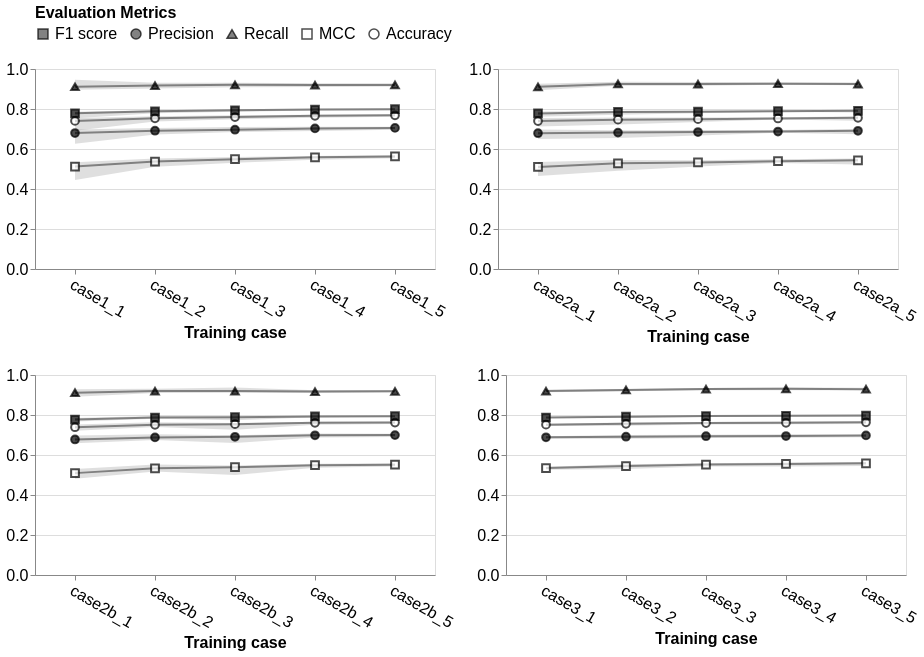

This figure's notebook cell:
### Code cell
draw_overall_performance_metrics(holdout_pred_df, fontsize=16)

### Figure 1 — Vega-Lite specification as saved in the notebook (floating-point values rounded to 4 significant figures)
{"config": {"view": {"continuousWidth": 300, "continuousHeight": 300}, "axis": {"labelFontSize": 16, "titleFontSize": 16}, "header": {"labelFontSize": 16}, "legend": {"labelFontSize": 16, "orient": "top", "titleFontSize": 16}}, "vconcat": [{"hconcat": [{"layer": [{"mark": {"type": "area", "color": "gray", "opacity": 0.25}, "encoding": {"detail": {"field": "metric", "type": "nominal"}, "x": {"axis": {"labelAngle": 30, "title": "Training case"}, "field": "train_case", "type": "nominal"}, "y": {"axis": {"title": null}, "field": "lower", "type": "quantitative"}, "y2": {"field": "upper"}}}, {"mark": {"type": "line", "color": "gray"}, "encoding": {"detail": {"field": "metric", "type": "nominal"}, "x": {"axis": {"labelAngle": 30, "title": "Training case"}, "field": "train_case", "type": "nominal"}, "y": {"axis": {"title": null}, "field": "score", "type": "quantitative"}}}, {"mark": {"type": "point", "color": "black", "size": 60}, "encoding": {"fill": {"field": "metric", "legend": {"labelExpr": "datum.label == 'f1' ? 'F1 score' : datum.label == 'precision' ? 'Precision' : datum.label == 'recall' ? 'Recall' : datum.label == 'mcc' ? 'MCC' : datum.label == 'accuracy' ? 'Accuracy' : datum.label"}, "scale": {"domain": ["f1", "precision", "recall", "mcc", "accuracy"], "range": ["black", "black", "black", "white", "white"]}, "type": "nominal"}, "shape": {"field": "metric", "scale": {"domain": ["f1", "precision", "recall", "mcc", "accuracy"], "range": ["square", "circle", "triangle-up", "square", "circle"]}, "title": "Evaluation Metrics", "type": "nominal"}, "x": {"axis": {"labelAngle": 30, "title": "Training case"}, "field": "train_case", "type": "nominal"}, "y": {"axis": {"title": null}, "field": "score", "type": "quantitative"}}}], "data": {"name": "data-d964221915a7173a8e989c8658642e77"}, "height": 200, "width": 400}, {"layer": [{"mark": {"type": "area", "color": "gray", "opacity": 0.25}, "encoding": {"detail": {"field": "metric", "type": "nominal"}, "x": {"axis": {"labelAngle": 30, "title": "Training case"}, "field": "train_case", "type": "nominal"}, "y": {"axis": {"title": null}, "field": "lower", "type": "quantitative"}, "y2": {"field": "upper"}}}, {"mark": {"type": "line", "color": "gray"}, "encoding": {"detail": {"field": "metric", "type": "nominal"}, "x": {"axis": {"labelAngle": 30, "title": "Training case"}, "field": "train_case", "type": "nominal"}, "y": {"axis": {"title": null}, "field": "score", "type": "quantitative"}}}, {"mark": {"type": "point", "color": "black", "size": 60}, "encoding": {"fill": {"field": "metric", "legend": {"labelExpr": "datum.label == 'f1' ? 'F1 score' : datum.label == 'precision' ? 'Precision' : datum.label == 'recall' ? 'Recall' : datum.label == 'mcc' ? 'MCC' : datum.label == 'accuracy' ? 'Accuracy' : datum.label"}, "scale": {"domain": ["f1", "precision", "recall", "mcc", "accuracy"], "range": ["black", "black", "black", "white", "white"]}, "type": "nominal"}, "shape": {"field": "metric", "scale": {"domain": ["f1", "precision", "recall", "mcc", "accuracy"], "range": ["square", "circle", "triangle-up", "square", "circle"]}, "title": "Evaluation Metrics", "type": "nominal"}, "x": {"axis": {"labelAngle": 30, "title": "Training case"}, "field": "train_case", "type": "nominal"}, "y": {"axis": {"title": null}, "field": "score", "type": "quantitative"}}}], "data": {"name": "data-4f9904da0da459b2b69192514a2b18e8"}, "height": 200, "width": 400}]}, {"hconcat": [{"layer": [{"mark": {"type": "area", "color": "gray", "opacity": 0.25}, "encoding": {"detail": {"field": "metric", "type": "nominal"}, "x": {"axis": {"labelAngle": 30, "title": "Training case"}, "field": "train_case", "type": "nominal"}, "y": {"axis": {"title": null}, "field": "lower", "type": "quantitative"}, "y2": {"field": "upper"}}}, {"mark": {"type": "line", "color": "gray"}, "encoding": {"detail": {"field": "metric", "type": "nominal"}, "x": {"axis": {"labelAngle": 30, "title": "Training case"}, "field": "train_case", "type": "nominal"}, "y": {"axis": {"title": null}, "field": "score", "type": "quantitative"}}}, {"mark": {"type": "point", "color": "black", "size": 60}, "encoding": {"fill": {"field": "metric", "legend": {"labelExpr": "datum.label == 'f1' ? 'F1 score' : datum.label == 'precision' ? 'Precision' : datum.label == 'recall' ? 'Recall' : datum.label == 'mcc' ? 'MCC' : datum.label == 'accuracy' ? 'Accuracy' : datum.label"}, "scale": {"domain": ["f1", "precision", "recall", "mcc", "accuracy"], "range": ["black", "black", "black", "white", "white"]}, "type": "nominal"}, "shape": {"field": "metric", "scale": {"domain": ["f1", "precision", "recall", "mcc", "accuracy"], "range": ["square", "circle", "triangle-up", "square", "circle"]}, "title": "Evaluation Metrics", "type": "nominal"}, "x": {"axis": {"labelAngle": 30, "title": "Training case"}, "field": "train_case", "type": "nominal"}, "y": {"axis": {"title": null}, "field": "score", "type": "quantitative"}}}], "data": {"name": "data-28a4f5fbe1576f361a2a4c3814c523bc"}, "height": 200, "width": 400}, {"layer": [{"mark": {"type": "area", "color": "gray", "opacity": 0.25}, "encoding": {"detail": {"field": "metric", "type": "nominal"}, "x": {"axis": {"labelAngle": 30, "title": "Training case"}, "field": "train_case", "type": "nominal"}, "y": {"axis": {"title": null}, "field": "lower", "type": "quantitative"}, "y2": {"field": "upper"}}}, {"mark": {"type": "line", "color": "gray"}, "encoding": {"detail": {"field": "metric", "type": "nominal"}, "x": {"axis": {"labelAngle": 30, "title": "Training case"}, "field": "train_case", "type": "nominal"}, "y": {"axis": {"title": null}, "field": "score", "type": "quantitative"}}}, {"mark": {"type": "point", "color": "black", "size": 60}, "encoding": {"fill": {"field": "metric", "legend": {"labelExpr": "datum.label == 'f1' ? 'F1 score' : datum.label == 'precision' ? 'Precision' : datum.label == 'recall' ? 'Recall' : datum.label == 'mcc' ? 'MCC' : datum.label == 'accuracy' ? 'Accuracy' : datum.label"}, "scale": {"domain": ["f1", "precision", "recall", "mcc", "accuracy"], "range": ["black", "black", "black", "white", "white"]}, "type": "nominal"}, "shape": {"field": "metric", "scale": {"domain": ["f1", "precision", "recall", "mcc", "accuracy"], "range": ["square", "circle", "triangle-up", "square", "circle"]}, "title": "Evaluation Metrics", "type": "nominal"}, "x": {"axis": {"labelAngle": 30, "title": "Training case"}, "field": "train_case", "type": "nominal"}, "y": {"axis": {"title": null}, "field": "score", "type": "quantitative"}}}], "data": {"name": "data-db95d15ad9f20c1c0eec78ebb9b6e55e"}, "height": 200, "width": 400}]}], "resolve": {"legend": {"color": "shared"}}, "$schema": "https://vega.github.io/schema/vega-lite/v5.20.1.json", "datasets": {"data-d964221915a7173a8e989c8658642e77": [{"train_group": "case1", "train_case": "case1_1", "metric": "accuracy", "lower": 0.6913, "upper": 0.7553, "score": 0.7405}, {"train_group": "case1", "train_case": "case1_1", "metric": "f1", "lower": 0.7541, "upper": 0.7867, "score": 0.7785}, {"train_group": "case1", "train_case": "case1_1", "metric": "mcc", "lower": 0.4449, "upper": 0.534, "score": 0.5122}, {"train_group": "case1", "train_case": "case1_1", "metric": "precision", "lower": 0.6267, "upper": 0.698, "score": 0.6799}, {"train_group": "case1", "train_case": "case1_1", "metric": "recall", "lower": 0.8967, "upper": 0.9464, "score": 0.9112}, {"train_group": "case1", "train_case": "case1_2", "metric": "accuracy", "lower": 0.7371, "upper": 0.7643, "score": 0.7537}, {"train_group": "case1", "train_case": "case1_2", "metric": "f1", "lower": 0.7787, "upper": 0.7943, "score": 0.7883}, {"train_group": "case1", "train_case": "case1_2", "metric": "mcc", "lower": 0.5117, "upper": 0.5526, "score": 0.5369}, {"train_group": "case1", "train_case": "case1_2", "metric": "precision", "lower": 0.6724, "upper": 0.7047, "score": 0.6914}, {"train_group": "case1", "train_case": "case1_2", "metric": "recall", "lower": 0.9024, "upper": 0.9311, "score": 0.917}, {"train_group": "case1", "train_case": "case1_3", "metric": "accuracy", "lower": 0.7487, "upper": 0.7687, "score": 0.7598}, {"train_group": "case1", "train_case": "case1_3", "metric": "f1", "lower": 0.786, "upper": 0.7975, "score": 0.7931}, {"train_group": "case1", "train_case": "case1_3", "metric": "mcc", "lower": 0.5308, "upper": 0.5598, "score": 0.5489}, {"train_group": "case1", "train_case": "case1_3", "metric": "precision", "lower": 0.6844, "upper": 0.7098, "score": 0.6965}, {"train_group": "case1", "train_case": "case1_3", "metric": "recall", "lower": 0.909, "upper": 0.9319, "score": 0.921}, {"train_group": "case1", "train_case": "case1_4", "metric": "accuracy", "lower": 0.7561, "upper": 0.771, "score": 0.7657}, {"train_group": "case1", "train_case": "case1_4", "metric": "f1", "lower": 0.792, "upper": 0.7993, "score": 0.797}, {"train_group": "case1", "train_case": "case1_4", "metric": "mcc", "lower": 0.5456, "upper": 0.5646, "score": 0.5586}, {"train_group": "case1", "train_case": "case1_4", "metric": "precision", "lower": 0.6905, "upper": 0.7117, "score": 0.7031}, {"train_group": "case1", "train_case": "case1_4", "metric": "recall", "lower": 0.9104, "upper": 0.9284, "score": 0.9198}, {"train_group": "case1", "train_case": "case1_5", "metric": "accuracy", "lower": 0.7614, "upper": 0.7725, "score": 0.7681}, {"train_group": "case1", "train_case": "case1_5", "metric": "f1", "lower": 0.7951, "upper": 0.8014, "score": 0.7988}, {"train_group": "case1", "train_case": "case1_5", "metric": "mcc", "lower": 0.5536, "upper": 0.5695, "score": 0.5631}, {"train_group": "case1", "train_case": "case1_5", "metric": "precision", "lower": 0.6968, "upper": 0.7112, "score": 0.7055}, {"train_group": "case1", "train_case": "case1_5", "metric": "recall", "lower": 0.913, "upper": 0.9293, "score": 0.9206}], "data-4f9904da0da459b2b69192514a2b18e8": [{"train_group": "case2a", "train_case": "case2a_1", "metric": "accuracy", "lower": 0.712, "upper": 0.7555, "score": 0.7397}, {"train_group": "case2a", "train_case": "case2a_1", "metric": "f1", "lower": 0.7612, "upper": 0.787, "score": 0.7778}, {"train_group": "case2a", "train_case": "case2a_1", "metric": "mcc", "lower": 0.4654, "upper": 0.5349, "score": 0.5103}, {"train_group": "case2a", "train_case": "case2a_1", "metric": "precision", "lower": 0.6502, "upper": 0.6974, "score": 0.6788}, {"train_group": "case2a", "train_case": "case2a_1", "metric": "recall", "lower": 0.8938, "upper": 0.9265, "score": 0.9108}, {"train_group": "case2a", "train_case": "case2a_2", "metric": "accuracy", "lower": 0.722, "upper": 0.757, "score": 0.7467}, {"train_group": "case2a", "train_case": "case2a_2", "metric": "f1", "lower": 0.7711, "upper": 0.7918, "score": 0.7851}, {"train_group": "case2a", "train_case": "case2a_2", "metric": "mcc", "lower": 0.4914, "upper": 0.5454, "score": 0.5283}, {"train_group": "case2a", "train_case": "case2a_2", "metric": "precision", "lower": 0.6553, "upper": 0.6937, "score": 0.6819}, {"train_group": "case2a", "train_case": "case2a_2", "metric": "recall", "lower": 0.9157, "upper": 0.9364, "score": 0.9254}, {"train_group": "case2a", "train_case": "case2a_3", "metric": "accuracy", "lower": 0.7346, "upper": 0.7577, "score": 0.7493}, {"train_group": "case2a", "train_case": "case2a_3", "metric": "f1", "lower": 0.7788, "upper": 0.791, "score": 0.7867}, {"train_group": "case2a", "train_case": "case2a_3", "metric": "mcc", "lower": 0.512, "upper": 0.5437, "score": 0.5325}, {"train_group": "case2a", "train_case": "case2a_3", "metric": "precision", "lower": 0.6676, "upper": 0.6955, "score": 0.6848}, {"train_group": "case2a", "train_case": "case2a_3", "metric": "recall", "lower": 0.9167, "upper": 0.9346, "score": 0.9245}, {"train_group": "case2a", "train_case": "case2a_4", "metric": "accuracy", "lower": 0.7478, "upper": 0.7591, "score": 0.7526}, {"train_group": "case2a", "train_case": "case2a_4", "metric": "f1", "lower": 0.7859, "upper": 0.7931, "score": 0.7893}, {"train_group": "case2a", "train_case": "case2a_4", "metric": "mcc", "lower": 0.5305, "upper": 0.5488, "score": 0.539}, {"train_group": "case2a", "train_case": "case2a_4", "metric": "precision", "lower": 0.6807, "upper": 0.6949, "score": 0.6874}, {"train_group": "case2a", "train_case": "case2a_4", "metric": "recall", "lower": 0.9217, "upper": 0.9333, "score": 0.9267}, {"train_group": "case2a", "train_case": "case2a_5", "metric": "accuracy", "lower": 0.741, "upper": 0.7628, "score": 0.7556}, {"train_group": "case2a", "train_case": "case2a_5", "metric": "f1", "lower": 0.7827, "upper": 0.7949, "score": 0.791}, {"train_group": "case2a", "train_case": "case2a_5", "metric": "mcc", "lower": 0.5221, "upper": 0.5531, "score": 0.5433}, {"train_group": "case2a", "train_case": "case2a_5", "metric": "precision", "lower": 0.6742, "upper": 0.7004, "score": 0.6911}, {"train_group": "case2a", "train_case": "case2a_5", "metric": "recall", "lower": 0.9184, "upper": 0.9329, "score": 0.9247}], "data-28a4f5fbe1576f361a2a4c3814c523bc": [{"train_group": "case2b", "train_case": "case2b_1", "metric": "accuracy", "lower": 0.7213, "upper": 0.7525, "score": 0.7388}, {"train_group": "case2b", "train_case": "case2b_1", "metric": "f1", "lower": 0.7669, "upper": 0.7852, "score": 0.7774}, {"train_group": "case2b", "train_case": "case2b_1", "metric": "mcc", "lower": 0.481, "upper": 0.53, "score": 0.5094}, {"train_group": "case2b", "train_case": "case2b_1", "metric": "precision", "lower": 0.6586, "upper": 0.6973, "score": 0.6778}, {"train_group": "case2b", "train_case": "case2b_1", "metric": "recall", "lower": 0.8915, "upper": 0.929, "score": 0.9117}, {"train_group": "case2b", "train_case": "case2b_2", "metric": "accuracy", "lower": 0.7401, "upper": 0.7636, "score": 0.7512}, {"train_group": "case2b", "train_case": "case2b_2", "metric": "f1", "lower": 0.7812, "upper": 0.7945, "score": 0.7871}, {"train_group": "case2b", "train_case": "case2b_2", "metric": "mcc", "lower": 0.518, "upper": 0.5529, "score": 0.5337}, {"train_group": "case2b", "train_case": "case2b_2", "metric": "precision", "lower": 0.6746, "upper": 0.7032, "score": 0.6879}, {"train_group": "case2b", "train_case": "case2b_2", "metric": "recall", "lower": 0.9104, "upper": 0.9317, "score": 0.9198}, {"train_group": "case2b", "train_case": "case2b_3", "metric": "accuracy", "lower": 0.7265, "upper": 0.7603, "score": 0.7542}, {"train_group": "case2b", "train_case": "case2b_3", "metric": "f1", "lower": 0.7741, "upper": 0.7926, "score": 0.7891}, {"train_group": "case2b", "train_case": "case2b_3", "metric": "mcc", "lower": 0.4994, "upper": 0.5478, "score": 0.5389}, {"train_group": "case2b", "train_case": "case2b_3", "metric": "precision", "lower": 0.6594, "upper": 0.6985, "score": 0.6911}, {"train_group": "case2b", "train_case": "case2b_3", "metric": "recall", "lower": 0.9116, "upper": 0.937, "score": 0.9197}, {"train_group": "case2b", "train_case": "case2b_4", "metric": "accuracy", "lower": 0.7516, "upper": 0.7667, "score": 0.7607}, {"train_group": "case2b", "train_case": "case2b_4", "metric": "f1", "lower": 0.7882, "upper": 0.796, "score": 0.7931}, {"train_group": "case2b", "train_case": "case2b_4", "metric": "mcc", "lower": 0.5362, "upper": 0.5568, "score": 0.5491}, {"train_group": "case2b", "train_case": "case2b_4", "metric": "precision", "lower": 0.687, "upper": 0.7072, "score": 0.6985}, {"train_group": "case2b", "train_case": "case2b_4", "metric": "recall", "lower": 0.9102, "upper": 0.9243, "score": 0.9174}, {"train_group": "case2b", "train_case": "case2b_5", "metric": "accuracy", "lower": 0.7553, "upper": 0.767, "score": 0.762}, {"train_group": "case2b", "train_case": "case2b_5", "metric": "f1", "lower": 0.7909, "upper": 0.7968, "score": 0.7942}, {"train_group": "case2b", "train_case": "case2b_5", "metric": "mcc", "lower": 0.543, "upper": 0.5585, "score": 0.5517}, {"train_group": "case2b", "train_case": "case2b_5", "metric": "precision", "lower": 0.6905, "upper": 0.7066, "score": 0.6995}, {"train_group": "case2b", "train_case": "case2b_5", "metric": "recall", "lower": 0.9133, "upper": 0.9255, "score": 0.9185}], "data-db95d15ad9f20c1c0eec78ebb9b6e55e": [{"train_group": "case3", "train_case": "case3_1", "metric": "accuracy", "lower": 0.7456, "upper": 0.7559, "score": 0.7519}, {"train_group": "case3", "train_case": "case3_1", "metric": "f1", "lower": 0.7842, "upper": 0.79, "score": 0.7875}, {"train_group": "case3", "train_case": "case3_1", "metric": "mcc", "lower": 0.5261, "upper": 0.541, "score": 0.5347}, {"train_group": "case3", "train_case": "case3_1", "metric": "precision", "lower": 0.6808, "upper": 0.6934, "score": 0.6886}, {"train_group": "case3", "train_case": "case3_1", "metric": "recall", "lower": 0.9139, "upper": 0.9267, "score": 0.9196}, {"train_group": "case3", "train_case": "case3_2", "metric": "accuracy", "lower": 0.7468, "upper": 0.7625, "score": 0.7561}, {"train_group": "case3", "train_case": "case3_2", "metric": "f1", "lower": 0.7858, "upper": 0.795, "score": 0.7915}, {"train_group": "case3", "train_case": "case3_2", "metric": "mcc", "lower": 0.5301, "upper": 0.5536, "score": 0.5445}, {"train_group": "case3", "train_case": "case3_2", "metric": "precision", "lower": 0.6808, "upper": 0.6994, "score": 0.6913}, {"train_group": "case3", "train_case": "case3_2", "metric": "recall", "lower": 0.9183, "upper": 0.9305, "score": 0.9256}, {"train_group": "case3", "train_case": "case3_3", "metric": "accuracy", "lower": 0.7525, "upper": 0.7651, "score": 0.7597}, {"train_group": "case3", "train_case": "case3_3", "metric": "f1", "lower": 0.7906, "upper": 0.7973, "score": 0.7946}, {"train_group": "case3", "train_case": "case3_3", "metric": "mcc", "lower": 0.5422, "upper": 0.5592, "score": 0.5522}, {"train_group": "case3", "train_case": "case3_3", "metric": "precision", "lower": 0.6851, "upper": 0.7012, "score": 0.6939}, {"train_group": "case3", "train_case": "case3_3", "metric": "recall", "lower": 0.9241, "upper": 0.9353, "score": 0.9295}, {"train_group": "case3", "train_case": "case3_4", "metric": "accuracy", "lower": 0.7533, "upper": 0.767, "score": 0.7609}, {"train_group": "case3", "train_case": "case3_4", "metric": "f1", "lower": 0.7907, "upper": 0.7989, "score": 0.7957}, {"train_group": "case3", "train_case": "case3_4", "metric": "mcc", "lower": 0.5423, "upper": 0.563, "score": 0.555}, {"train_group": "case3", "train_case": "case3_4", "metric": "precision", "lower": 0.6867, "upper": 0.7035, "score": 0.6947}, {"train_group": "case3", "train_case": "case3_4", "metric": "recall", "lower": 0.9232, "upper": 0.9369, "score": 0.9311}, {"train_group": "case3", "train_case": "case3_5", "metric": "accuracy", "lower": 0.7547, "upper": 0.7667, "score": 0.7635}, {"train_group": "case3", "train_case": "case3_5", "metric": "f1", "lower": 0.7915, "upper": 0.7995, "score": 0.7971}, {"train_group": "case3", "train_case": "case3_5", "metric": "mcc", "lower": 0.5445, "upper": 0.5645, "score": 0.5585}, {"train_group": "case3", "train_case": "case3_5", "metric": "precision", "lower": 0.6883, "upper": 0.7027, "score": 0.698}, {"train_group": "case3", "train_case": "case3_5", "metric": "recall", "lower": 0.9238, "upper": 0.9366, "score": 0.929}]}}
